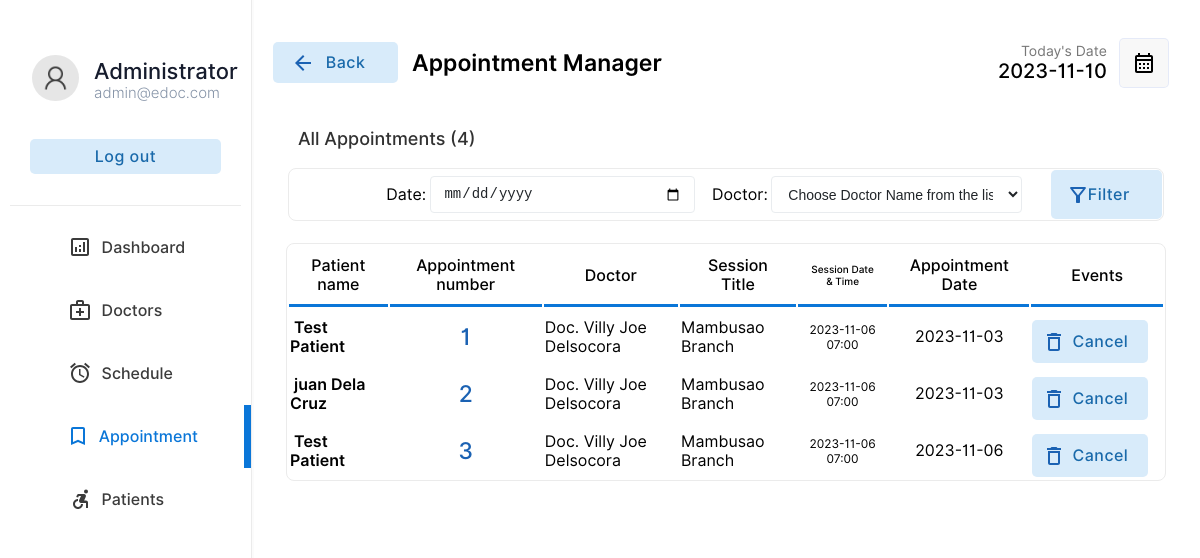
/admin/appointment.php (signed in), run on the app's committed database.
### tables this page shows
CREATE TABLE `schedule` (
  `scheduleid` int(11) NOT NULL,
  `docid` varchar(255) DEFAULT NULL,
  `title` varchar(255) DEFAULT NULL,
  `scheduledate` date DEFAULT NULL,
  `scheduletime` time DEFAULT NULL,
  `nop` int(4) DEFAULT NULL
);

CREATE TABLE `patient` (
  `pid` int(11) NOT NULL,
  `pemail` varchar(55) DEFAULT NULL,
  `pname` varchar(55) DEFAULT NULL,
  `ppassword` varchar(55) DEFAULT NULL,
  `paddress` varchar(255) DEFAULT NULL,
  `pnic` varchar(55) DEFAULT NULL,
  `pdob` date DEFAULT NULL,
  `ptel` varchar(55) DEFAULT NULL
);

CREATE TABLE `appointment` (
  `appoid` int(11) NOT NULL,
  `pid` int(10) DEFAULT NULL,
  `apponum` int(3) DEFAULT NULL,
  `scheduleid` int(10) DEFAULT NULL,
  `appodate` date DEFAULT NULL
);

CREATE TABLE `doctor` (
  `docid` int(11) NOT NULL,
  `docemail` varchar(255) DEFAULT NULL,
  `docname` varchar(255) DEFAULT NULL,
  `docpassword` varchar(255) DEFAULT NULL,
  `docnic` varchar(15) DEFAULT NULL,
  `doctel` varchar(15) DEFAULT NULL,
  `specialties` int(2) DEFAULT NULL
);

### admin/appointment.php (the view, shortened to what this page needs)
<?php
include("../connection.php");
?>
<!DOCTYPE html>
<html lang="en">
<head>
    <link rel="stylesheet" href="../css/animations.css">
    <link rel="stylesheet" href="../css/main.css">
    <link rel="stylesheet" href="../css/admin.css">
</head>
<body>
    <div class="container">
        <div class="menu">
            <table class="menu-container" border="0">
                <tr>
                    <td style="padding:10px" colspan="2">
                        <table border="0" class="profile-container">
                            <tr>
                                <td width="30%" style="padding-left:20px" >
                                    <img src="../img/user.png" alt="" width="100%" style="border-radius:50%">
                                </td>
                                <td style="padding:0px;margin:0px;">
                                    <p class="profile-title">Administrator</p>
                                    <p class="profile-subtitle">admin@edoc.com</p>
                                </td>
                            </tr>
                            <tr>
                                <td colspan="2">
                                    <a href="../logout.php" ><input type="button" value="Log out" class="logout-btn btn-primary-soft btn"></a>
                                </td>
                            </tr>
                    </table>
                    </td>
                </tr>
                <tr class="menu-row" >
                    <td class="menu-btn menu-icon-dashbord" >
                        <a href="index.php" class="non-style-link-menu"><div><p class="menu-text">Dashboard</p></a></div></a>
                <tr class="menu-row">
                    <td class="menu-btn menu-icon-doctor ">
                        <a href="doctors.php" class="non-style-link-menu "><div><p class="menu-text">Doctors</p></a></div>
                <tr class="menu-row" >
                    <td class="menu-btn menu-icon-schedule ">
                        <a href="schedule.php" class="non-style-link-menu"><div><p class="menu-text">Schedule</p></div></a>
                    </td>
                </tr>
                <tr class="menu-row">
                    <td class="menu-btn menu-icon-appoinment menu-active menu-icon-appoinment-active">
                        <a href="appointment.php" class="non-style-link-menu non-style-link-menu-active"><div><p class="menu-text">Appointment</p></a></div>
                    </td>
                </tr>
                <tr class="menu-row" >
                    <td class="menu-btn menu-icon-patient">
                        <a href="patient.php" class="non-style-link-menu"><div><p class="menu-text">Patients</p></a></div>
                    </td>
                </tr>
        <div class="dash-body">
            <table border="0" width="100%" style=" border-spacing: 0;margin:0;padding:0;margin-top:25px; ">
                <tr >
                    <td width="13%" >
                    <a href="appointment.php" ><button  class="login-btn btn-primary-soft btn btn-icon-back"  style="padding-top:11px;padding-bottom:11px;margin-left:20px;width:125px"><font class="tn-in-text">Back</font></button></a>
                    </td>
                    <td>
                        <p style="font-size: 23px;padding-left:12px;font-weight: 600;">Appointment Manager</p>
                    </td>
                    <td width="15%">
                        <p style="font-size: 14px;color: rgb(119, 119, 119);padding: 0;margin: 0;text-align: right;">
                            Today's Date
                        </p>
                        <p class="heading-sub12" style="padding: 0;margin: 0;">
                            <?php
                        $today = date('Y-m-d');
                        echo $today;
                        $list110 = $database->query("select  * from  appointment;");
                        ?>
                        </p>
                    </td>
                    <td width="10%">
                        <button  class="btn-label"  style="display: flex;justify-content: center;align-items: center;"><img src="../img/calendar.svg" width="100%"></button>
                    </td>
                </tr>
                <tr>
                    <td colspan="4" style="padding-top:10px;width: 100%;" >
                        <p class="heading-main12" style="margin-left: 45px;font-size:18px;color:rgb(49, 49, 49)">All Appointments (<?php echo $list110->num_rows; ?>)</p>
                    </td>
                </tr>
                <tr>
                    <td colspan="4" style="padding-top:0px;width: 100%;" >
                        <center>
                        <table class="filter-container" border="0" >
                        <tr>
                           <td width="10%">
                           </td>
                        <td width="5%" style="text-align: center;">
                        Date:
                        </td>
                        <td width="30%">
                        <form action="" method="post">
                            <input type="date" name="sheduledate" id="date" class="input-text filter-container-items" style="margin: 0;width: 95%;">
                        </td>
                        <td width="5%" style="text-align: center;">
                        Doctor:
                        </td>
                        <td width="30%">
                        <select name="docid" id="" class="box filter-container-items" style="width:90% ;height: 37px;margin: 0;" >
                            <option value="" disabled selected hidden>Choose Doctor Name from the list</option><br/>
                            <?php
                                $list11 = $database->query("select  * from  doctor order by docname asc;");
                                for ($y=0;$y<$list11->num_rows;$y++){
                                    $row00=$list11->fetch_assoc();
                                    $sn=$row00["docname"];
                                    $id00=$row00["docid"];
                                    echo "<option value=".$id00.">$sn</option><br/>";
                                };
                                ?>
                        </select>
                    </td>
                    <td width="12%">
                        <input type="submit"  name="filter" value=" Filter" class=" btn-primary-soft btn button-icon btn-filter"  style="padding: 15px; margin :0;width:100%">
                    </td>
                    </tr>
                            </table>
                        </center>
                    </td>
                </tr>
                <?php
                    if($_POST){
                        $sqlpt1="";
                        if(!empty($_POST["sheduledate"])){
                            $sheduledate=$_POST["sheduledate"];
                            $sqlpt1=" schedule.scheduledate='$sheduledate' ";
                        }
                        $sqlpt2="";
                        if(!empty($_POST["docid"])){
                            $docid=$_POST["docid"];
                            $sqlpt2=" doctor.docid=$docid ";
                        }
                        $sqlmain= "select appointment.appoid,schedule.scheduleid,schedule.title,doctor.docname,patient.pname,schedule.scheduledate,schedule.scheduletime,appointment.apponum,appointment.appodate from schedule inner join appointment on schedule.scheduleid=appointment.scheduleid inner join patient on patient.pid=appointment.pid inner join doctor on schedule.docid=doctor.docid";
                        $sqllist=array($sqlpt1,$sqlpt2);
                        $sqlkeywords=array(" where "," and ");
                        $key2=0;
                        foreach($sqllist as $key){
                            if(!empty($key)){
                                $sqlmain.=$sqlkeywords[$key2].$key;
                                $key2++;
                            };
                        };
                    }else{
                        $sqlmain= "select appointment.appoid,schedule.scheduleid,schedule.title,doctor.docname,patient.pname,schedule.scheduledate,schedule.scheduletime,appointment.apponum,appointment.appodate from schedule inner join appointment on schedule.scheduleid=appointment.scheduleid inner join patient on patient.pid=appointment.pid inner join doctor on schedule.docid=doctor.docid  order by schedule.scheduledate desc";
                    }
                ?>
                <tr>
                   <td colspan="4">
                       <center>
                        <div class="abc scroll">
                        <table width="93%" class="sub-table scrolldown" border="0">
                        <thead>
                        <tr>
                                <th class="table-headin">
                                    Patient name
                                </th>
                                <th class="table-headin">
                                    Appointment number
                                </th>
                                <th class="table-headin">
                                    Doctor
                                </th>
                                <th class="table-headin">
                                    Session Title
                                    </th>
                                <th class="table-headin" style="font-size:10px">
                                    Session Date & Time
                                </th>
                                <th class="table-headin">
                                    Appointment Date
                                </th>
                                <th class="table-headin">
                                    Events
                                </tr>
                        </thead>
                        <tbody>
                            <?php
                                $result= $database->query($sqlmain);
                                if($result->num_rows==0){
                                    echo '<tr>
                                    <td colspan="7">
                                    <br><br><br><br>
                                    <center>
                                    <img src="../img/notfound.svg" width="25%">
                                    <br>
                                    <p class="heading-main12" style="margin-left: 45px;font-size:20px;color:rgb(49, 49, 49)">We  couldnt find anything related to your keywords !</p>
                                    <a class="non-style-link" href="appointment.php"><button  class="login-btn btn-primary-soft btn"  style="display: flex;justify-content: center;align-items: center;margin-left:20px;">&nbsp; Show all Appointments &nbsp;</font></button>
                                    </a>
                                    </center>
                                    <br><br><br><br>
                                    </td>
                                    </tr>';
                                }
                                else{
                                for ( $x=0; $x<$result->num_rows;$x++){
                                    $row=$result->fetch_assoc();
                                    $appoid=$row["appoid"];
                                    $title=$row["title"];
                                    $docname=$row["docname"];
                                    $scheduledate=$row["scheduledate"];
                                    $scheduletime=$row["scheduletime"];
                                    $pname=$row["pname"];
                                    $apponum=$row["apponum"];
                                    $appodate=$row["appodate"];
                                    echo '<tr >
                                        <td style="font-weight:600;"> &nbsp;'.
                                        substr($pname,0,25)
                                        .'</td >
                                        <td style="text-align:center;font-size:23px;font-weight:500; color: var(--btnnicetext);">
                                        '.$apponum.'
                                        </td>
                                        <td>
                                        '.substr($docname,0,25).'
                                        </td>
                                        <td>
                                        '.substr($title,0,15).'
                                        </td>
                                        <td style="text-align:center;font-size:12px;">
                                            '.substr($scheduledate,0,10).' <br>'.substr($scheduletime,0,5).'
                                        </td>
                                        <td style="text-align:center;">
                                            '.$appodate.'
                                        </td>
                                        <td>
                                        <div style="display:flex;justify-content: center;">
                                        <!--<a href="?action=view&id='.$appoid.'" class="non-style-link"><button  class="btn-primary-soft btn button-icon btn-view"  style="padding-left: 40px;padding-top: 12px;padding-bottom: 12px;margin-top: 10px;"><font class="tn-in-text">View</font></button></a>
                                       &nbsp;&nbsp;&nbsp;-->
                                       <a href="?action=drop&id='.$appoid.'&name='.$pname.'&session='.$title.'&apponum='.$apponum.'" class="non-style-link"><button  class="btn-primary-soft btn button-icon btn-delete"  style="padding-left: 40px;padding-top: 12px;padding-bottom: 12px;margin-top: 10px;"><font class="tn-in-text">Cancel</font></button></a>
                                       &nbsp;&nbsp;&nbsp;</div>
                                        </td>
                                    </tr>';
                                }
                            }
                            ?>
                            </tbody>
                        </table>
                        </div>
                        </center>
                   </td>
                </tr>
            </table>
        </div>
</body>
</html>

### data on the page
schedule: patient.pname "Test Patient", appointment.apponum "1", docid.docname "Doc. Villy Joe Delsocora", title "Mambusao Branch", scheduledate "2023-11-06", scheduletime "07:00", appointment.appodate "2023-11-03", patient.pname "juan Dela Cruz", appointment.apponum "2", appointment.apponum "3", appointment.appodate "2023-11-06"

### other printed values
$list110->num_rows "4"
